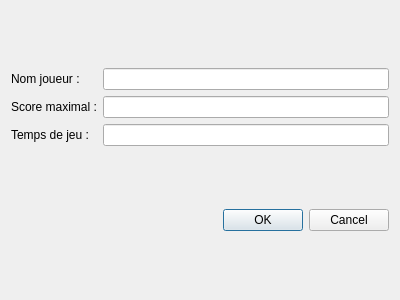
<?xml version="1.0" encoding="UTF-8"?>
<ui version="4.0">
 <class>Dialog</class>
 <widget class="QDialog" name="Dialog">
  <property name="geometry">
   <rect>
    <x>0</x>
    <y>0</y>
    <width>400</width>
    <height>300</height>
   </rect>
  </property>
  <property name="windowTitle">
   <string>Dialog</string>
  </property>
  <layout class="QVBoxLayout" name="verticalLayout">
   <item>
    <layout class="QGridLayout" name="gridLayout">
     <item row="2" column="0">
      <widget class="QLabel" name="labelTemps">
       <property name="text">
        <string>Temps de jeu :</string>
       </property>
      </widget>
     </item>
     <item row="1" column="0">
      <widget class="QLabel" name="labelScore">
       <property name="text">
        <string>Score maximal :</string>
       </property>
      </widget>
     </item>
     <item row="0" column="0">
      <widget class="QLabel" name="labelNom">
       <property name="text">
        <string>Nom joueur :</string>
       </property>
      </widget>
     </item>
     <item row="0" column="1">
      <widget class="QLineEdit" name="lineEditNom"/>
     </item>
     <item row="1" column="1">
      <widget class="QLineEdit" name="lineEditScore"/>
     </item>
     <item row="2" column="1">
      <widget class="QLineEdit" name="lineEditTemps"/>
     </item>
    </layout>
   </item>
   <item>
    <widget class="QDialogButtonBox" name="buttonBox">
     <property name="orientation">
      <enum>Qt::Horizontal</enum>
     </property>
     <property name="standardButtons">
      <set>QDialogButtonBox::Cancel|QDialogButtonBox::Ok</set>
     </property>
    </widget>
   </item>
  </layout>
 </widget>
 <resources/>
 <connections>
  <connection>
   <sender>buttonBox</sender>
   <signal>accepted()</signal>
   <receiver>Dialog</receiver>
   <slot>accept()</slot>
   <hints>
    <hint type="sourcelabel">
     <x>248</x>
     <y>254</y>
    </hint>
    <hint type="destinationlabel">
     <x>157</x>
     <y>274</y>
    </hint>
   </hints>
  </connection>
  <connection>
   <sender>buttonBox</sender>
   <signal>rejected()</signal>
   <receiver>Dialog</receiver>
   <slot>reject()</slot>
   <hints>
    <hint type="sourcelabel">
     <x>316</x>
     <y>260</y>
    </hint>
    <hint type="destinationlabel">
     <x>286</x>
     <y>274</y>
    </hint>
   </hints>
  </connection>
 </connections>
</ui>
